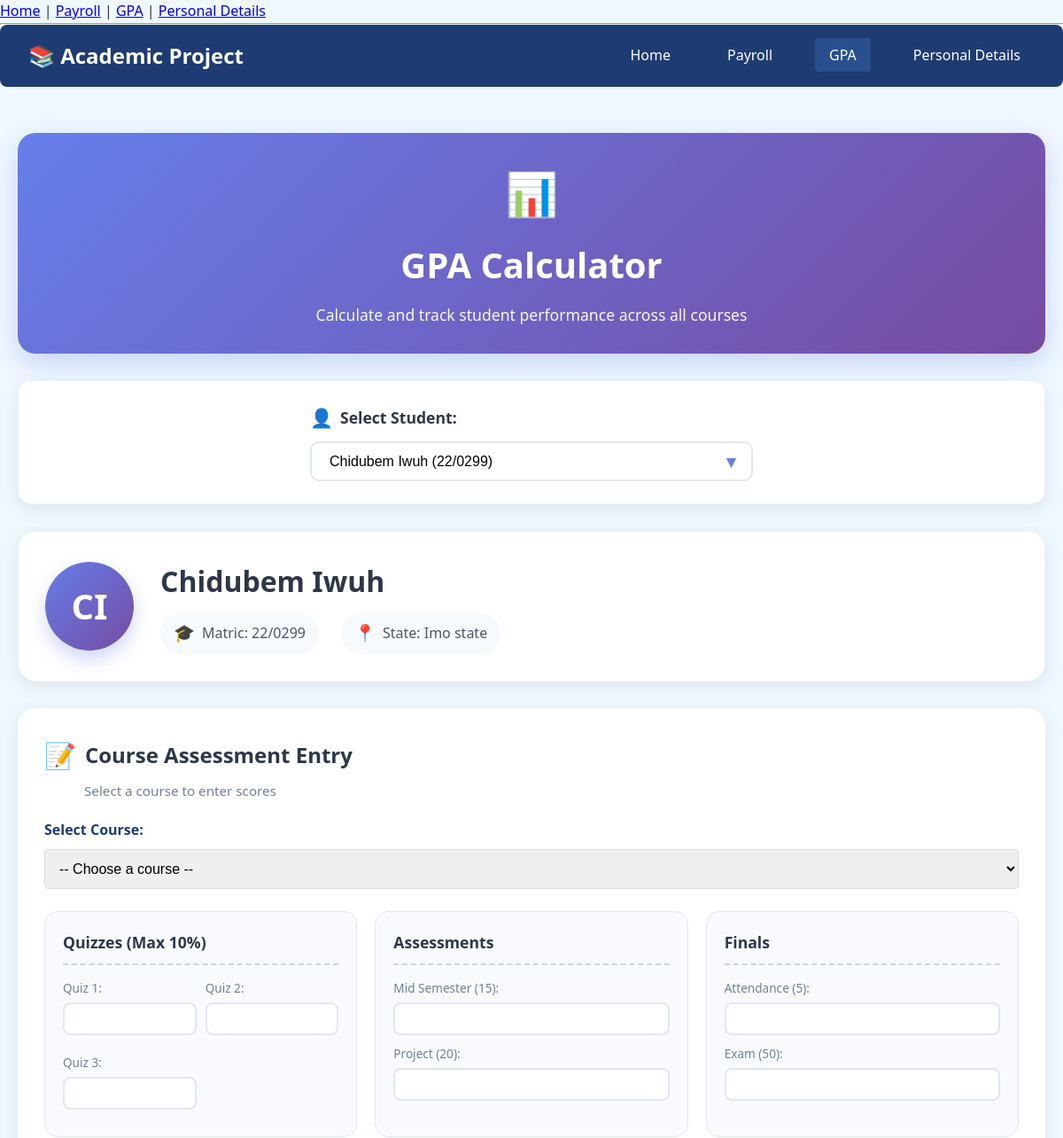
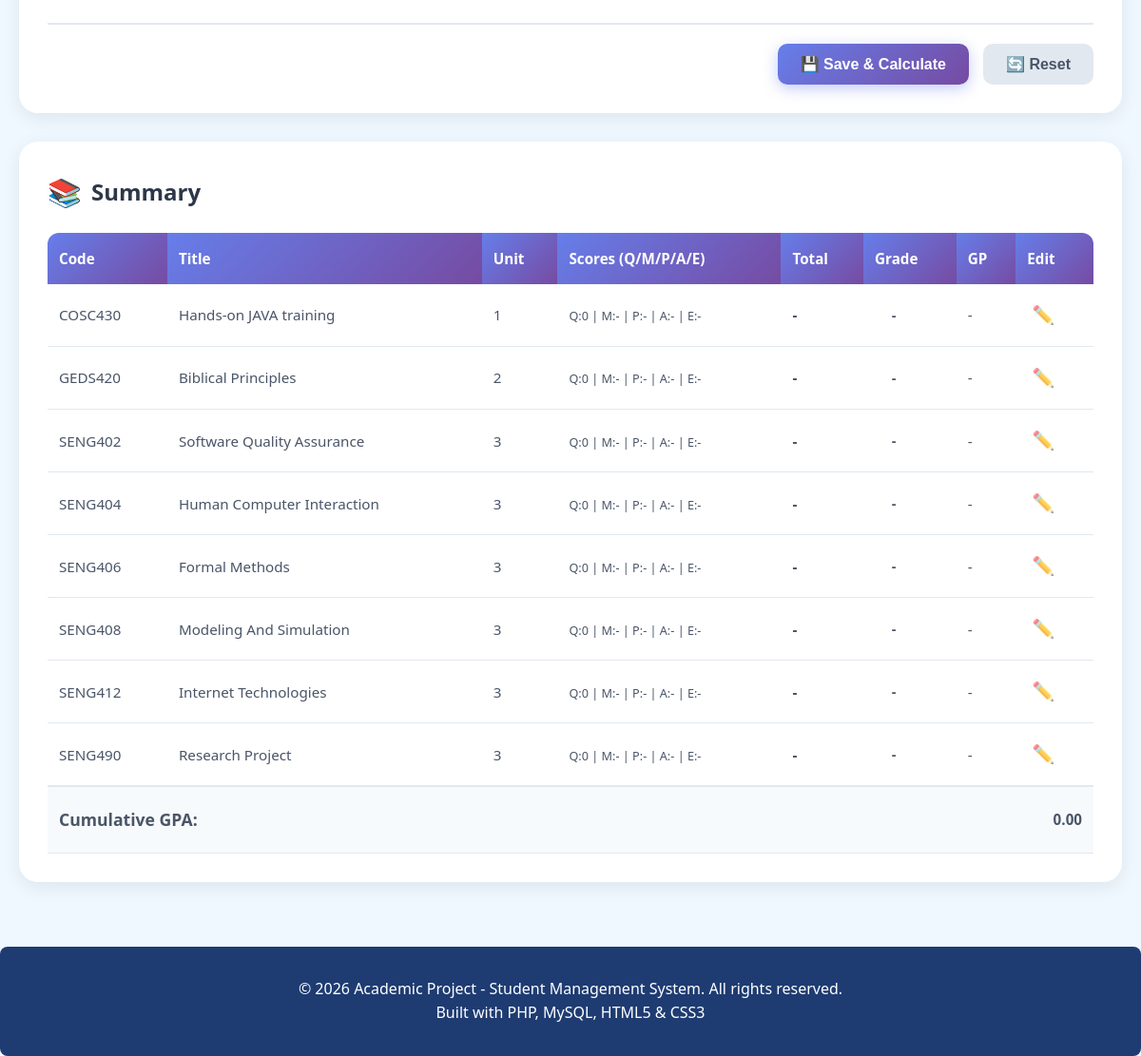
The page /pages/gpa.php?student_id=10 on the database its author committed (2 pictures, top to bottom).
### tables this page shows
CREATE TABLE students (
    id INT PRIMARY KEY AUTO_INCREMENT,
    matric_number VARCHAR(20) UNIQUE NOT NULL,
    name VARCHAR(100) NOT NULL,
    blood_group VARCHAR(5),
    state_of_origin VARCHAR(50),
    phone VARCHAR(15),
    hobbies TEXT,
    created_at TIMESTAMP DEFAULT CURRENT_TIMESTAMP
);

CREATE TABLE courses (
    id INT PRIMARY KEY AUTO_INCREMENT,
    course_code VARCHAR(10) UNIQUE NOT NULL,
    course_title VARCHAR(100) NOT NULL,
    credit_unit INT NOT NULL
);

### pages/gpa.php (the view, shortened to what this page needs)
<?php
require_once '../config/db.php';
include '../includes/header.php';
include '../includes/navbar.php';
$students_query = "SELECT id, name, matric_number FROM students ORDER BY name";
$students_result = mysqli_query($conn, $students_query);
$selected_student_id = isset($_GET['student_id']) ? (int)$_GET['student_id'] : 0;
$selected_student = null;
$student_courses = null;
if ($selected_student_id > 0) {
    $student_stmt = mysqli_prepare($conn, "SELECT * FROM students WHERE id = ?");
    mysqli_stmt_bind_param($student_stmt, "i", $selected_student_id);
    mysqli_stmt_execute($student_stmt);
    $student_result = mysqli_stmt_get_result($student_stmt);
    $selected_student = mysqli_fetch_assoc($student_result);
    $courses_stmt = mysqli_prepare($conn,
        "SELECT c.id AS course_ref_id, c.course_code, c.course_title, c.credit_unit,
                ca.id AS assessment_id, ca.quiz_1, ca.quiz_2, ca.quiz_3,
                ca.mid_semester, ca.project, ca.attendance, ca.exam,
                ca.total_score, ca.grade, ca.grade_point
         FROM courses c
         LEFT JOIN course_assessments ca ON c.id = ca.course_id AND ca.student_id = ?
         ORDER BY c.course_code"
    );
    mysqli_stmt_bind_param($courses_stmt, "i", $selected_student_id);
    mysqli_stmt_execute($courses_stmt);
    $student_courses = mysqli_stmt_get_result($courses_stmt);
}
?>
<div class="gpa-page">
    <div class="page-header">
        <h1><span class="header-icon">📊</span> GPA Calculator</h1>
        <p class="header-subtitle">Calculate and track student performance across all courses</p>
    </div>
    <div class="selection-card">
        <form method="GET" action="" class="student-selector">
            <div class="form-group">
                <label for="student_id">
                    <span class="label-icon">👤</span> Select Student:
                </label>
                <div class="select-wrapper">
                    <select name="student_id" id="student_id" class="form-control" onchange="this.form.submit()">
                        <?php while ($student = mysqli_fetch_assoc($students_result)): ?>
                            <option value="<?php echo $student['id']; ?>"
                                <?php echo $student['id'] == $selected_student_id ? 'selected' : ''; ?>>
                                <?php echo htmlspecialchars($student['name'] . ' (' . $student['matric_number'] . ')'); ?>
                            </option>
                        <?php endwhile; ?>
                    </select>
                    <span class="select-arrow">▼</span>
                </div>
            </div>
        </form>
    </div>
    <?php if ($selected_student): ?>
        <div class="student-info-card">
            <div class="student-avatar">
                <span class="avatar-initials">
                    <?php
                    $name_parts = explode(' ', $selected_student['name']);
                    $initials = '';
                    foreach ($name_parts as $part) {
                        $initials .= strtoupper(substr($part, 0, 1));
                    }
                    echo $initials;
                    ?>
                </span>
            </div>
            <div class="student-details">
                <h2><?php echo htmlspecialchars($selected_student['name']); ?></h2>
                <div class="student-meta">
                    <span class="meta-item">
                        <span class="meta-icon">🎓</span>
                        Matric: <?php echo htmlspecialchars($selected_student['matric_number']); ?>
                    </span>
                    <span class="meta-item">
                        <span class="meta-icon">📍</span>
                        State: <?php echo htmlspecialchars($selected_student['state_of_origin'] ?? 'N/A'); ?>
                    </span>
                </div>
            </div>
        </div>
        <div class="assessment-section">
            <div class="section-header">
                <h3><span class="section-icon">📝</span> Course Assessment Entry</h3>
                <p>Select a course to enter scores</p>
            </div>
            <form action="gpa_process.php" method="POST" class="assessment-form" id="assessmentForm">
                <div class="form-row">
                    <div class="form-group">
                        <label for="course_id">Select Course:</label>
                        <select name="course_id" id="course_id" class="form-control" required>
                            <option value="">-- Choose a course --</option>
                            <?php
                            if ($student_courses && mysqli_num_rows($student_courses) > 0) {
                                mysqli_data_seek($student_courses, 0);
                            ?>
                            <?php
                            }
                            ?>
                        </select>
                    </div>
                </div>
                <div class="assessment-grid">
                    <div class="assessment-category">
                        <h4>Quizzes (Max 10%)</h4>
                        <div class="score-inputs">
                            <div class="input-group">
                                <label for="quiz_1">Quiz 1:</label>
                                <input type="number" name="quiz_1" id="quiz_1" class="score-input" min="0" max="10" step="0.5">
                            </div>
                            <div class="input-group">
                                <label for="quiz_2">Quiz 2:</label>
                                <input type="number" name="quiz_2" id="quiz_2" class="score-input" min="0" max="10" step="0.5">
                            </div>
                            <div class="input-group">
                                <label for="quiz_3">Quiz 3:</label>
                                <input type="number" name="quiz_3" id="quiz_3" class="score-input" min="0" max="10" step="0.5">
                            </div>
                        </div>
                    </div>
                    <div class="assessment-category">
                        <h4>Assessments</h4>
                        <div class="input-group">
                            <label for="mid_semester">Mid Semester (15):</label>
                            <input type="number" name="mid_semester" id="mid_semester" class="score-input" min="0" max="15" step="0.5">
                        </div>
                        <div class="input-group">
                            <label for="project">Project (20):</label>
                            <input type="number" name="project" id="project" class="score-input" min="0" max="20" step="0.5">
                        </div>
                    </div>
                    <div class="assessment-category">
                        <h4>Finals</h4>
                        <div class="input-group">
                            <label for="attendance">Attendance (5):</label>
                            <input type="number" name="attendance" id="attendance" class="score-input" min="0" max="5" step="0.5">
                        </div>
                        <div class="input-group">
                            <label for="exam">Exam (50):</label>
                            <input type="number" name="exam" id="exam" class="score-input" min="0" max="50" step="0.5">
                        </div>
                    </div>
                </div>
                <div class="form-actions">
                    <button type="submit" class="btn btn-primary">💾 Save & Calculate</button>
                    <button type="reset" class="btn btn-secondary">🔄 Reset</button>
                </div>
            </form>
        </div>
        <div class="courses-section">
            <div class="section-header">
                <h3><span class="section-icon">📚</span> Summary</h3>
            </div>
            <div class="table-responsive">
                <table class="courses-table">
                    <thead>
                        <tr>
                            <th>Code</th>
                            <th>Title</th>
                            <th>Unit</th>
                            <th>Scores (Q/M/P/A/E)</th>
                            <th>Total</th>
                            <th>Grade</th>
                            <th>GP</th>
                            <th>Edit</th>
                        </tr>
                    </thead>
                    <tbody>
                        <?php
                        $total_grade_points = 0;
                        $total_credits = 0;
                        if ($student_courses && mysqli_num_rows($student_courses) > 0) {
                            mysqli_data_seek($student_courses, 0);
                            while ($course = mysqli_fetch_assoc($student_courses)):
                                $total = $course['total_score'] ?? 0;
                                $grade_point = $course['grade_point'] ?? 0;
                                $credit = $course['credit_unit'];
                        ?>
                            <tr>
                                <td><?php echo htmlspecialchars($course['course_code']); ?></td>
                                <td><?php echo htmlspecialchars($course['course_title']); ?></td>
                                <td><?php echo $credit; ?></td>
                                <td>
                                    <small>
                                        Q:<?php echo ($course['quiz_1']+$course['quiz_2']+$course['quiz_3']); ?> |
                                        M:<?php echo $course['mid_semester'] ?? '-'; ?> |
                                        P:<?php echo $course['project'] ?? '-'; ?> |
                                        A:<?php echo $course['attendance'] ?? '-'; ?> |
                                        E:<?php echo $course['exam'] ?? '-'; ?>
                                    </small>
                                </td>
                                <td class="<?php echo $total >= 50 ? 'text-success' : 'text-danger'; ?>">
                                    <strong><?php echo $total ? number_format($total, 1) : '-'; ?></strong>
                                </td>
                                <td><span class="grade-badge"><?php echo $course['grade'] ?? '-'; ?></span></td>
                                <td><?php echo $grade_point ? number_format($grade_point, 1) : '-'; ?></td>
                                <td>
                                    <?php
                                        $jsData = [
                                            'id' => $course['course_ref_id'],
                                            'q1' => $course['quiz_1'],
                                            'q2' => $course['quiz_2'],
                                            'q3' => $course['quiz_3'],
                                            'mid' => $course['mid_semester'],
                                            'proj' => $course['project'],
                                            'att' => $course['attendance'],
                                            'exam' => $course['exam']
                                        ];
                                    ?>
                                    <button type="button" class="btn-icon-small"
                                            onclick='editCourse(<?php echo json_encode($jsData); ?>)'>
                                        ✏️
                                    </button>
                                </td>
                            </tr>
                        <?php endwhile;
                        } else { ?>
                            <tr><td colspan="8">No courses found for this student.</td></tr>
                        <?php } ?>
                    </tbody>
                    <tfoot>
                        <tr class="summary-row">
                            <td colspan="3" class="summary-label">Cumulative GPA:</td>
                            <td colspan="5" class="summary-gpa">
                                <?php
                                if ($total_credits > 0) {
                                    $cgpa = $total_grade_points / $total_credits;
                                    echo number_format($cgpa, 2);
                                } else {
                                    echo "0.00";
                                }
                                ?>
                            </td>
                        </tr>
                    </tfoot>
                </table>
            </div>
        </div>
    <?php elseif ($selected_student_id > 0): ?>
        <div class="error-message">
            <p>Student not found.</p>
        </div>
    <?php endif; ?>
</div>
<?php include '../includes/footer.php'; ?>

### rows shown on the page
students: name "Chidubem Iwuh", matric_number "22/0299", state_of_origin "Imo state"
courses: course_code "COSC430", course_title "Hands-on JAVA training", credit_unit "1", quiz_3 "0", mid_semester "-", project "-", attendance "-", exam "-", grade "-"
courses: course_code "GEDS420", course_title "Biblical Principles", credit_unit "2", quiz_3 "0", mid_semester "-", project "-", attendance "-", exam "-", grade "-"
courses: course_code "SENG402", course_title "Software Quality Assurance", credit_unit "3", quiz_3 "0", mid_semester "-", project "-", attendance "-", exam "-", grade "-"
courses: course_code "SENG404", course_title "Human Computer Interaction", credit_unit "3", quiz_3 "0", mid_semester "-", project "-", attendance "-", exam "-", grade "-"
courses: course_code "SENG406", course_title "Formal Methods", credit_unit "3", quiz_3 "0", mid_semester "-", project "-", attendance "-", exam "-", grade "-"
courses: course_code "SENG408", course_title "Modeling And Simulation", credit_unit "3", quiz_3 "0", mid_semester "-", project "-", attendance "-", exam "-", grade "-"
courses: course_code "SENG412", course_title "Internet Technologies", credit_unit "3", quiz_3 "0", mid_semester "-", project "-", attendance "-", exam "-", grade "-"
courses: course_code "SENG490", course_title "Research Project", credit_unit "3", quiz_3 "0", mid_semester "-", project "-", attendance "-", exam "-", grade "-"

### other values the page prints
$initials "CI"
form field student_id "Chidubem Iwuh (22/0299)"
